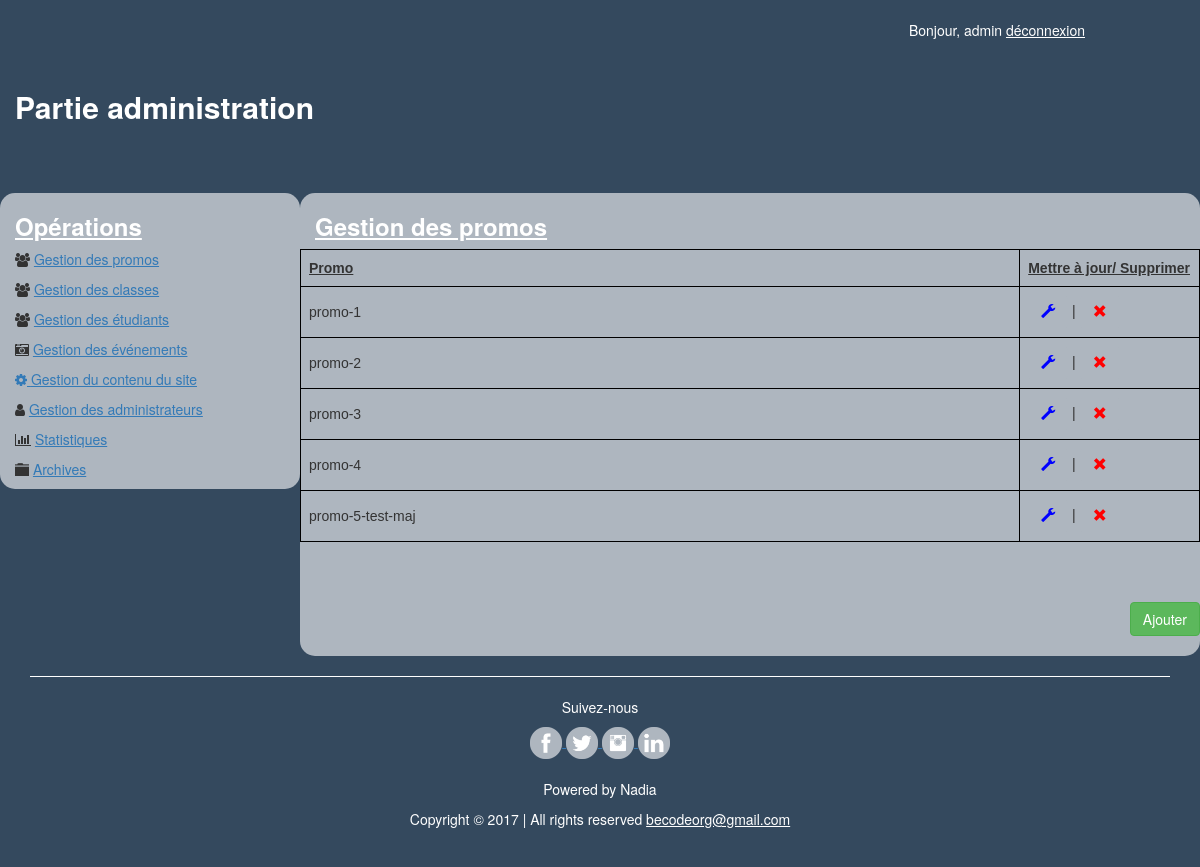
The page /administration.php?page=promos (signed in) on the database its author committed.
### tables this page shows
CREATE TABLE `promo` (
  `id_promo` int(11) NOT NULL,
  `promo` varchar(100) NOT NULL
);

### Controller/vue_promos.php (called while the page is built)
<?php
	require_once 'Model/vue_promos.php';
	require_once 'View/vue_promos.php';
?>

### View/vue_promos.php (the view, shortened to what this page needs)
        <h1 style="text-align:left; color:white"> <u> Gestion des promos </u> </h1>
          <div class="row">
                <?php
                    if(sizeof($liste_promos) == 0){ ?>
                    <br/>
                    <p> Aucune promo n'est encore enregistrée! </p>
                <?php } else { ?>
            <table>
              <tr>
                <th><u>Promo</u></th>
                <th><u>Mettre à jour/ Supprimer</u></th>
              </tr>
              <?php
                      foreach ($liste_promos as $key => $value) { ?>
                        <tr>
                          <td width="80%"><?= $value['promo']?></td>
                          <td width="20%">
                            <button onclick="update_promo(<?=$value['id_promo']?>)" class="btn button_update_delete"><span class="glyphicon glyphicon-wrench glyphicon_maj"></span></button>
                            |
                            <a href='delete_promo.php?id=<?= $value['id_promo']; ?>'>
                              <button class="btn btn-default button_update_delete"><span class="glyphicon glyphicon-remove button_remove"></span></button>
                            </a>
                          </td>
                        </tr>
              <?php  } ?>
            </table>
        <br/><br/><br/>
        <div id="div_button_ajouter" style="text-align: right">
          <button id="id_button_ajouter" onclick="creer_zone_ajout()" class="btn btn-success">Ajouter</button>
        </div>
        <br/>
<?php }  ?>
</div>

### View/css/style.css (style rules this page uses)
table { font-family: arial, sans-serif; border-collapse: collapse; width: 100%; }
td, th { border: 1px solid black; text-align: left; padding: 8px; }
h1 { font-size: 24px; font-weight: bold; }
a { text-decoration: underline; }
.button_update_delete { background-color:#AEB6BF; border:1px solid #AEB6BF; }
.button_remove { color: red; }
.glyphicon_maj { color: blue; }

### rows shown on the page
promo: promo "promo-1"
promo: promo "promo-2"
promo: promo "promo-3"
promo: promo "promo-4"
promo: promo "promo-5-test-maj"

### other values the page prints
$_SESSION['login'] "admin"
